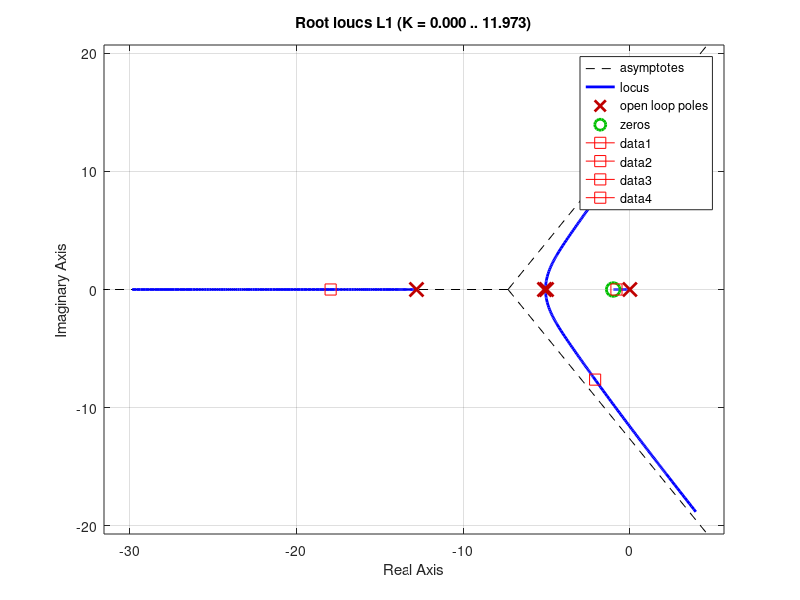
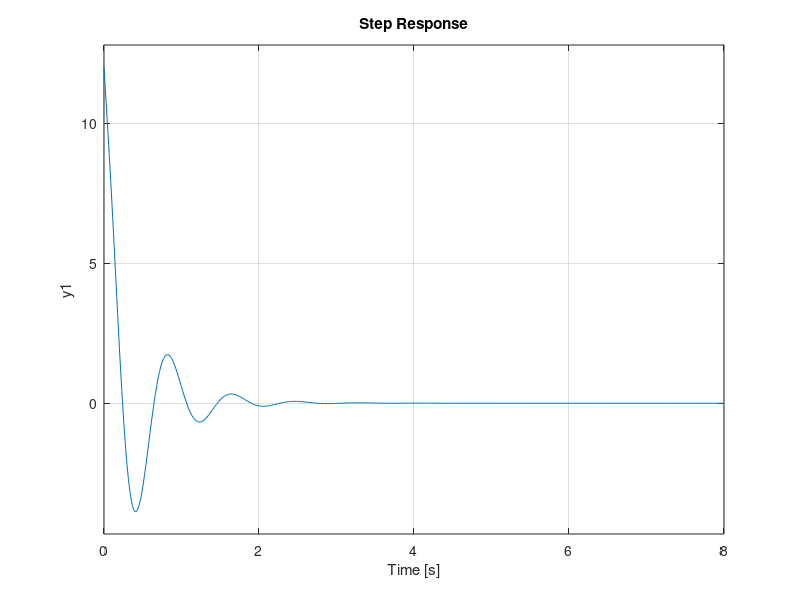
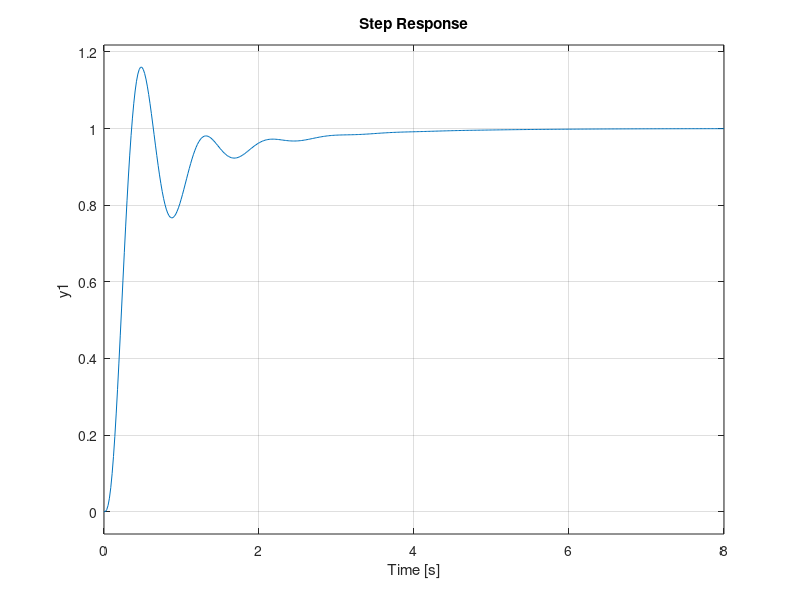

Here is the MATLAB script that generated these plots, in order:
% diseño del controlador para el levitador por el lugar de las raices

tao = 0.1;
K= 1;
p1 = 4.85;

%%
clc
clear 

s=tf('s');

Num_prac = 0.68975;
Den_prac = s*(s*s*0.01524+s*0.2732+1);

lev= Num_prac/Den_prac;

G = tf(lev)

gk= 0.68975/0.01524;
G2 = zpk([],[-5.12618 -12.80033 0],[gk])

figure(1)
step(G,'r')
hold on
step(G2,'--')
%%

gk= 0.68975/0.01524;
G2 = zpk([],[-5.12618 -12.80033 0],[gk])

% diseño del controlador
k=20;
z=-1;
p=5*z;
C = zpk([z],[p],k)
L1=C*G;
%C1=k;
%L2=C1*G;
T=feedback(L1,1);
plc=pole(T);
% plot de la region de diseno
delete(gcf)

figure(1)
rlocus(L1)


for i =1 : length(plc)
  line(real(plc(i)), imag(plc(i)),  'marker','square', 'color','r', 'markersize', 8)
end

% convirtiendo C a variables de estado

var=c2d(C,10^-3)

cdve=ss(var)


tam_step = 0.05%0.05; % m
volt=12;
% Para la tensión tenemos la función de sensibilidad
U=(C*tam_step*volt)/(1+C*G);



% Graficando respuestas al escalon
figure(2)
step(U)
grid on


figure(3)
step(T)
%xlim([0 60]) 
grid on
